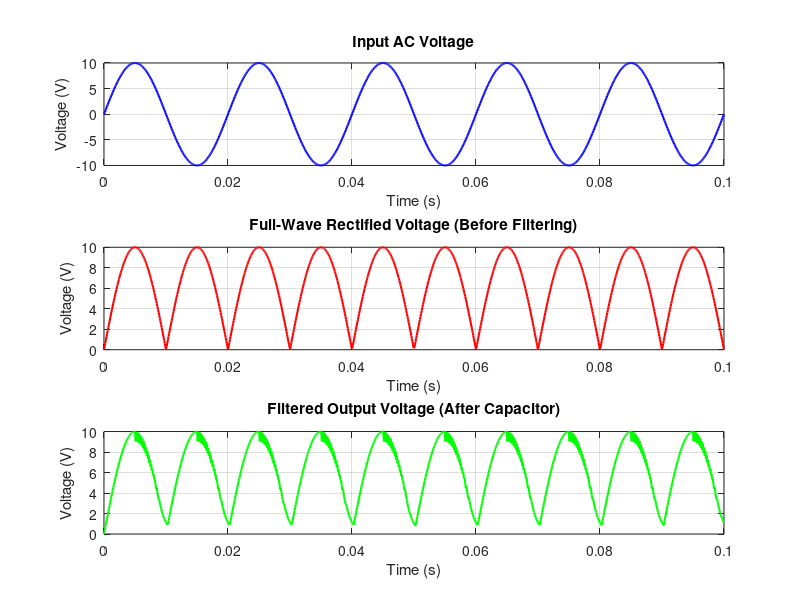

The MATLAB source for this figure:
clc; clear; close all;

% Parameters
Vm = 10;               % Peak AC voltage (in volts)
f = 50;                % Frequency of AC supply (in Hz)
R = 10;                % Load resistance (in ohms)
C = 100e-6;            % Capacitor value (in farads)
t = linspace(0, 0.1, 1000); % Time vector (in seconds)

% Input AC voltage (sinusoidal waveform)
V_in = Vm * sin(2 * pi * f * t);

% Full-Wave Rectified Output Voltage (Absolute value of input)
V_rectified = abs(V_in);

% Simulate the Capacitor Charging and Discharging
V_out = zeros(size(V_rectified)); % Initialize output voltage array
V_out(1) = V_rectified(1);        % Initial voltage across the capacitor

% Capacitor discharge and ripple voltage computation
for i = 2:length(t)
    if V_rectified(i) > V_out(i-1)  % Capacitor charges to peak voltage
        V_out(i) = V_rectified(i);
    else
        % Capacitor discharges through the load
        V_out(i) = V_out(i-1) * exp(-(t(i) - t(i-1)) / (R * C));
    end
end

% Current through the Load
I_load = V_out / R;

% Plotting the input AC voltage, rectified voltage, and filtered output voltage
figure;

% Input AC voltage plot
subplot(3,1,1);
plot(t, V_in, 'b', 'LineWidth', 1.5);
title('Input AC Voltage');
xlabel('Time (s)');
ylabel('Voltage (V)');
grid on;

% Full-wave rectified voltage plot
subplot(3,1,2);
plot(t, V_rectified, 'r', 'LineWidth', 1.5);
title('Full-Wave Rectified Voltage (Before Filtering)');
xlabel('Time (s)');
ylabel('Voltage (V)');
grid on;

% Filtered output voltage plot (after capacitor)
subplot(3,1,3);
plot(t, V_out, 'g', 'LineWidth', 1.5);
title('Filtered Output Voltage (After Capacitor)');
xlabel('Time (s)');
ylabel('Voltage (V)');
grid on;

% Displaying average DC output voltage and ripple
V_dc_avg = mean(V_out);
V_ripple = max(V_out) - min(V_out);

disp(['Average DC Output Voltage (Vdc): ', num2str(V_dc_avg), ' V']);
disp(['Ripple Voltage (Vripple): ', num2str(V_ripple), ' V']);
